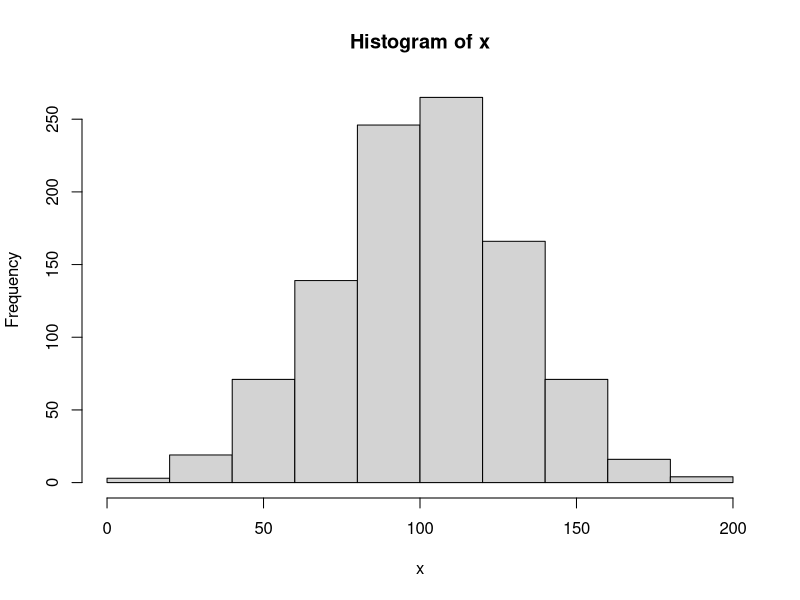
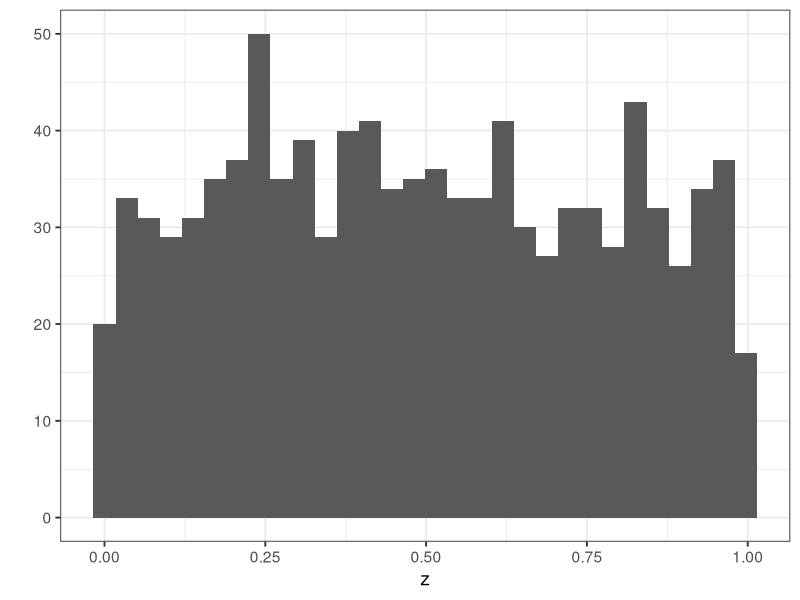
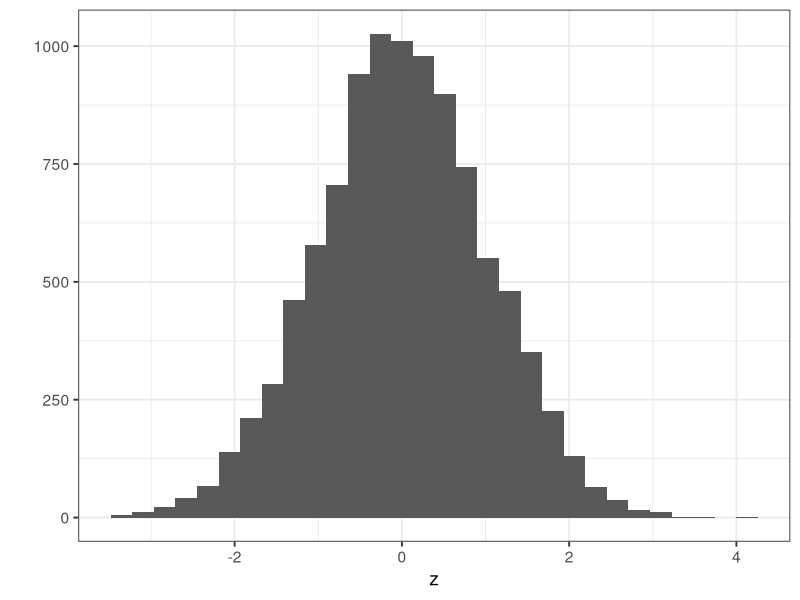

R code for these plots, in order:
# more properties of atomic vectors
# 30 January 2025
# RMJ


################## 30 January 2025 ##################

# create an empty vector, specify mode and length

z <- vector(mode='numeric', length = 0)

print(z)

# we cna load values into the vector

z <- c(z,5)

print(z)

#this is not a very efficient process, the dynamic sizing is very slow

# has 100 0s in a numeric vector. the rep takes the value in the first part, and how many in the second part

z <- rep(0,100)

head(z)

# alternatively we could fill it with NAs

z <- rep(NA,100)

#this is probably not a good idea since NA doesn't really have a useful type.

typeof(z)

#says it is logical which may not be what we want

z[1] <- "Arizona"
typeof(z)

#interesting, so with that one assignment this changes the type to character

typeof(z[2])

#even when we select a cell that isn't actually a character

######################

#makes 100 random integers

my_vector <- runif(100)

#this will paste the word 'species' followed by a number sequentially counting up to the length of the vector (which is 100) separated by nothing but we could do anything we wanted

my_names <- paste("Species",seq(1:length(my_vector)),sep = "")

#this will make the column headers the names
names(my_vector) <- my_names
head(my_vector)
str(my_vector)


##############################

#rep has a lot of useful functions

rep(0.5,6) #just repeats

#you can also write it
rep(x=0.5,times=6)

#if we use the names then the order is irrelevant

rep(times=6,x=0.5)

my_vec <- c(1,2,3)

rep(x=my_vec,times=2) #will repeat the entire vector 'my_vec' twice

rep(x=my_vec,each=2) #will repeat each element in the vector twice

rep(x=my_vec,times=my_vec) # in this case its going to use the values in my_vec to decide how many times, so the firs telement 1 time, the second element 2 times, the third element 3 times

rep(x=my_vec,each=my_vec) #this only half works, because the 'each' statement is looking for a single number. It just grabs the first number

#########################

#now let's check out the seq argument

seq(from=2,to=4)

#which is the same as

2:4

#we can also count by a specific number

seq(from=1,to=5,by=.5)

#this will automatically figure out how to divide it up to fit the stated length

x <- seq(from=1,to=10,length=7)

#this is another method but its sloooowwww

my_vec <- 1:length(x)

#this is much faster

seq_along(my_vec)

#as is this

seq_len(5)

###########################

#lets talk about random number generators

#rnorm gives random normal and runif gives random uniform

runif(5)

runif(n=3,min=100,max=156)

#normal values meaning they have a mean of 0 and an STD of 1

rnorm(6)

#but we can set it so that the mean and std are specific

x <- rnorm(n=1000,mean=100,sd=30)

hist(x)

#But remember if we decrease the n you may not actually get representative values

###################

#lets do some stuff in ggplot

library(ggplot2)

theme_set(theme_bw(base_size = 14))

z <- runif(1000)

#the qplot function will bring up a quantitative plot

qplot(x=z)

z <- rnorm(10000)

qplot(x=z)

#######################

#what if we wanted to just sample from our dataset?

long_vec <- seq_len(10)
typeof(long_vec)
str(long_vec)

#basics

sample(x=long_vec)

# we can be specific if we want a certain number

sample(x=long_vec,size = 5) #note that this is defaulted, sampling without replacement

#but we CAN replace

sample(long_vec,size = 10,replace = TRUE)

#What if we wanted to stack the deck and make some values more likely
my_weights <- c(rep(20,5),rep(100,5))

sample(x=long_vec,replace = TRUE,prob = my_weights)

#basically this biases it to the higher values because the 100s are towards the end

#the probability becomes irrelevant if you sample without replacement

sample(x=long_vec,replace = FALSE,prob = my_weights)

#What does this do though?

sample(x=long_vec,replace = TRUE,prob = long_vec) #well technically each number should have increased probability the further you go up

###############

#subsetting! Slice and dice baby!

z <- c(3.1,9.2,1.3,0.4,7.5)

#this will grab the second and third element

z[c(2,3)]

#Check this out. We can put a negative and then get everything EXCEPT what is listed

z[-c(2,3)]

#we can also create a vector of logical elements to select conditions

z[z<3] #will return everything that is TRUE

#just z<3 gives logical returns

z<3

#the which function will tell you WHERE the true values are

which(z<3)

#so not the actual values but where they are

z[which(z<3)] #this also works but is kinda superfulous

#can also use length() for relative positioning to last element. this will give the first two elements

z[-(length(z):(length(z)-2))]

######################################


################## 4 February 2025 ##################


z <- c(3.1,9.2,0.4,7.5,6.6)

#there is a letters vector that will let you just grab alpha letter
names(z) <- letters[1:5]

#and now we can subset using the names as opposed to the position number

z[c("b","c")]

########## Operators used with vectors

# inequality and comparison operators

# <, >, ==, >=, <=

# logicals

# ! = not
# & and (vector)
# | #or (vector)
# xor (x,y) note that one of them has to be true

x <- 1:5
y <- c(1:3,7,7)

#we can make logical questions and get boolean responses

x == 2
x != 2

#compound statements

x == 1 & y == 7

#this will line up the vectors from left to right basically ask if there is an alignment where this is true

#there is not

#however if we do OR instead that chnages

x == 1 | y == 7

#nice, some of these are TRUE

x == 3 | y == 3

#xor instead

xor(x==3,y==3)

#this does not give us a true value. this is because xor is a 'one or the other' rule. it CANNOT have both be true.

z2 <- 5

#for the statement

z2 == 4 | 6

# the answer should be false but it isn't because it is not a full statement
#this is a full statement

z2 == 4 | z2 == 6

############ subsetting

#set the random seed

z <- runif(10)

print(z)


set.seed(626)

z < 0.5 # create a logical vector

#this will actually pull out the values that are TRUE

z[z<0.5]

# but this will remove the values that don't match. if we want the positions though

which(z<0.5)

#and this give an identical result
z[which(z<0.5)]

#this won't work with missing values


